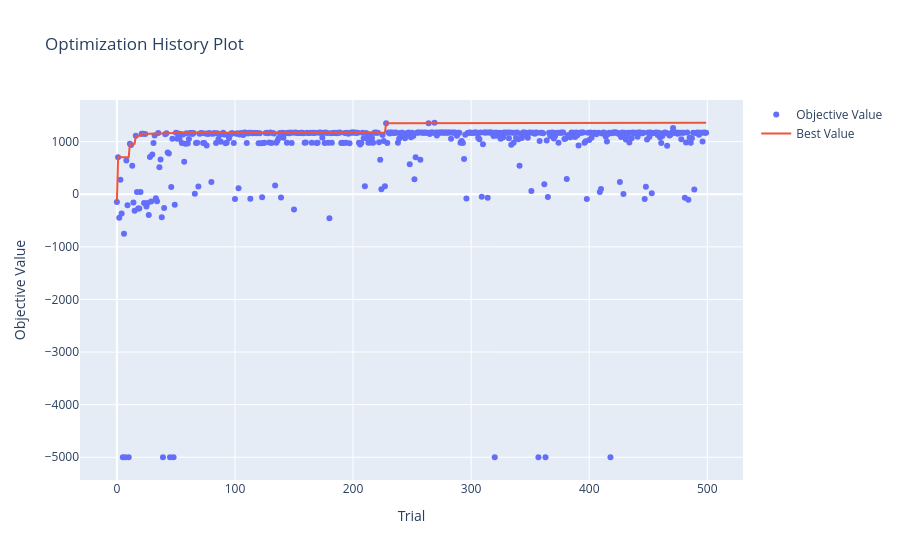

Notebook source saved alongside this figure:
### Code cell
# Trực quan hóa
import optuna
from optuna.visualization import plot_optimization_history, plot_param_importances, plot_slice
try:
    study
except NameError:
    study = optuna.load_study(study_name="q6_tuning_smallclassic_1ghost_v5", storage="sqlite:///q6_tuning_v5.db")

# 1. Biểu đồ lịch sử tối ưu
plot_optimization_history(study).show()

### Figure 1 — Plotly figure (JSON) as saved in the notebook; plotly's stock layout.template omitted (floating-point values rounded to 4 significant figures; data arrays with more than 128 entries replaced by an {"elided": "..."} marker saying what was removed)
{"data": [{"mode": "markers", "name": "Objective Value", "type": "scatter", "x": {"elided": "500 int values"}, "y": {"elided": "500 float values"}}, {"mode": "lines", "name": "Best Value", "type": "scatter", "x": {"elided": "500 int values"}, "y": {"elided": "500 float values"}}, {"marker": {"color": "#cccccc"}, "mode": "markers", "name": "Infeasible Trial", "showlegend": false, "type": "scatter", "x": [], "y": []}], "layout": {"title": {"text": "Optimization History Plot"}, "xaxis": {"title": {"text": "Trial"}}, "yaxis": {"title": {"text": "Objective Value"}}}}
